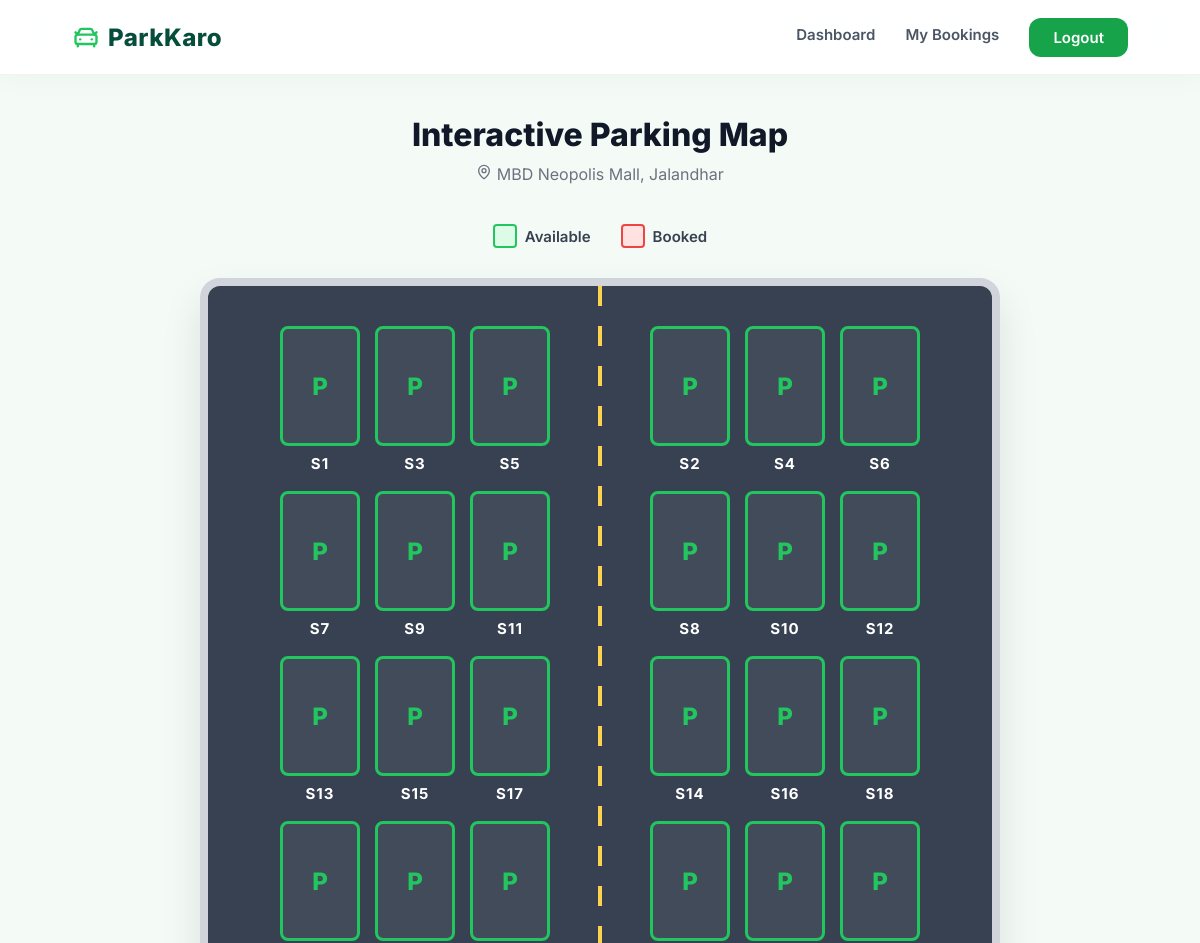
The app's page /location/5/ (signed in, upper part), older data.
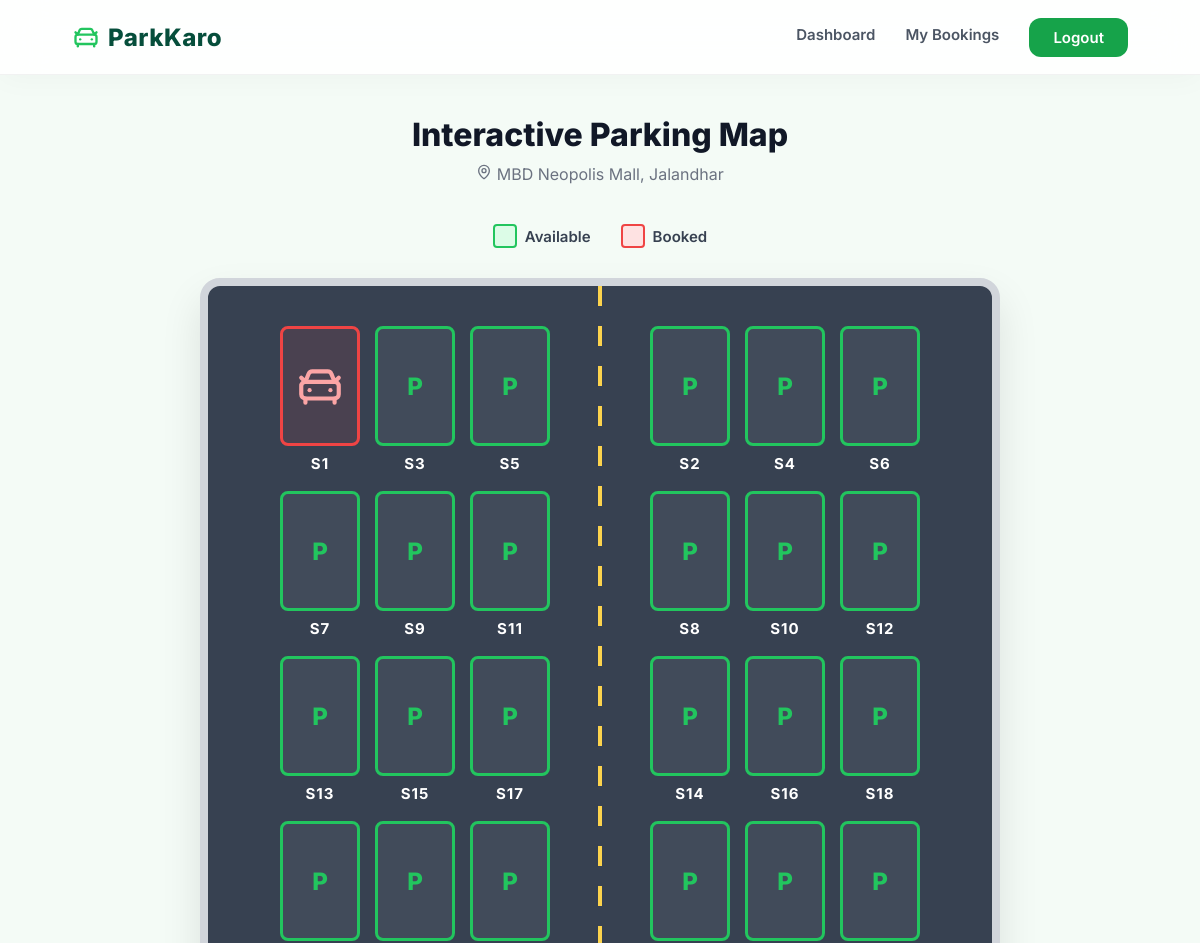
The same page, newer data.
### parking/models.py (models this page shows, shortened)
class ParkingSlot(models.Model):
    location = models.ForeignKey(Location, on_delete=models.CASCADE)
    slot_number = models.CharField(max_length=10)
    is_available = models.BooleanField(default=True)

### parking/views.py (the view)
# urls.py: path('location/<int:location_id>/', views.view_slots, name='view_slots'),
@login_required
def view_slots(request, location_id):
    location = Location.objects.get(id=location_id)
    slots = ParkingSlot.objects.filter(location=location)
    return render(request, 'parking/slots.html', {
        'location': location,
        'slots': slots
    })

### templates/parking/slots.html (shortened to what this page needs)
{% extends 'base.html' %}
{% block content %}
<div class="slots-page-container">
    <div class="slots-header reveal">
        <h2>Interactive Parking Map</h2>
        <p><i data-lucide="map-pin" style="width:16px;height:16px;"></i> {{ location.name }}, {{ location.city }}</p>
    </div>
    <div class="legend reveal">
        <div class="legend-item">
            <div class="legend-box legend-available"></div> Available
        </div>
        <div class="legend-item">
            <div class="legend-box legend-booked"></div> Booked
        </div>
    </div>
    <div class="parking-lot reveal" style="transition-delay: 0.1s;">
        <div class="slot-row" style="display: grid; grid-template-columns: 1fr 1fr; gap: 40px;">
            <div style="display:flex; flex-wrap:wrap; gap:15px; justify-content:flex-end; padding-right:30px;">
                {% for slot in slots %}
                    {% if forloop.counter|divisibleby:2 %}
                    {% else %}
                        {% if slot.is_available %}
                            <a href="{% url 'book_slot' slot.id %}" class="slot-visual available" data-slot="{{ slot.slot_number }}">
                                <span class="park-icon">P</span>
                            </a>
                        {% else %}
                            <div class="slot-visual booked" data-slot="{{ slot.slot_number }}">
                                <i data-lucide="car-front" class="car-icon"></i>
                            </div>
                        {% endif %}
                    {% endif %}
                {% endfor %}
            </div>
            <div style="display:flex; flex-wrap:wrap; gap:15px; justify-content:flex-start; padding-left:30px;">
                {% for slot in slots %}
                    {% if forloop.counter|divisibleby:2 %}
                        {% if slot.is_available %}
                            <a href="{% url 'book_slot' slot.id %}" class="slot-visual available" data-slot="{{ slot.slot_number }}">
                                <span class="park-icon">P</span>
                            </a>
                        {% else %}
                            <div class="slot-visual booked" data-slot="{{ slot.slot_number }}">
                                <i data-lucide="car-front" class="car-icon"></i>
                            </div>
                        {% endif %}
                    {% endif %}
                {% endfor %}
            </div>
        </div>
    </div>
</div>
{% endblock %}

Row changes from the older to the newer data that the page shows:
changed ParkingSlot (number 1 of 24 on the later page): no longer shows "P"
